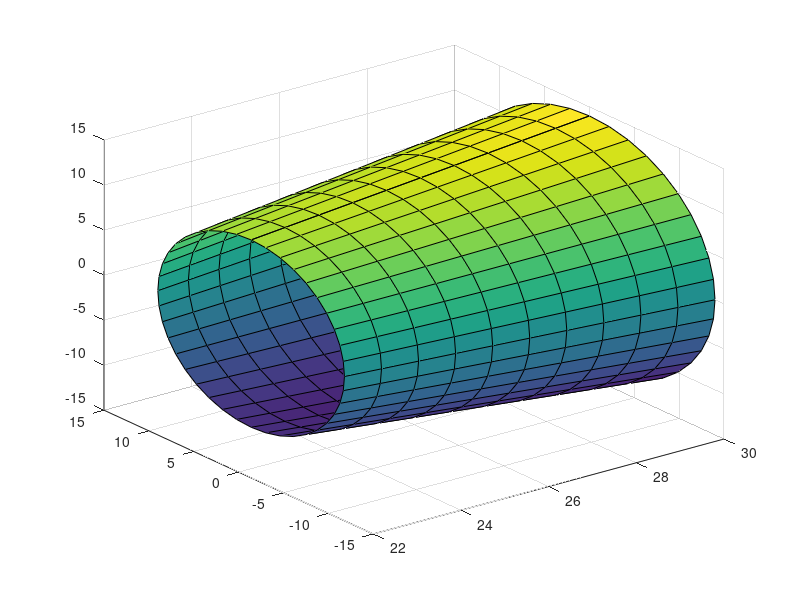

MATLAB code for this plot:
%r=linspace(1.04,30,10);
%theta = linspace(0,2*pi,50);
%[r,theta] = meshgrid(r,theta);
%z = (r.*cos(theta);
%x = r.*sin(theta);
%y = -r;
%surf(x,y,z)

%bytte r=16 og kjør en gang til for å lagre bilde

r = 14.;
h = 30;
m = h/r;
[R,A] = meshgrid(linspace(10.4,r,11),linspace(0,2*pi,41));
Z = R .* cos(A);
Y = R .* sin(A);
X = m*R;
% Cone around the z-axis, point at the origin
surf(X,Y,Z)
